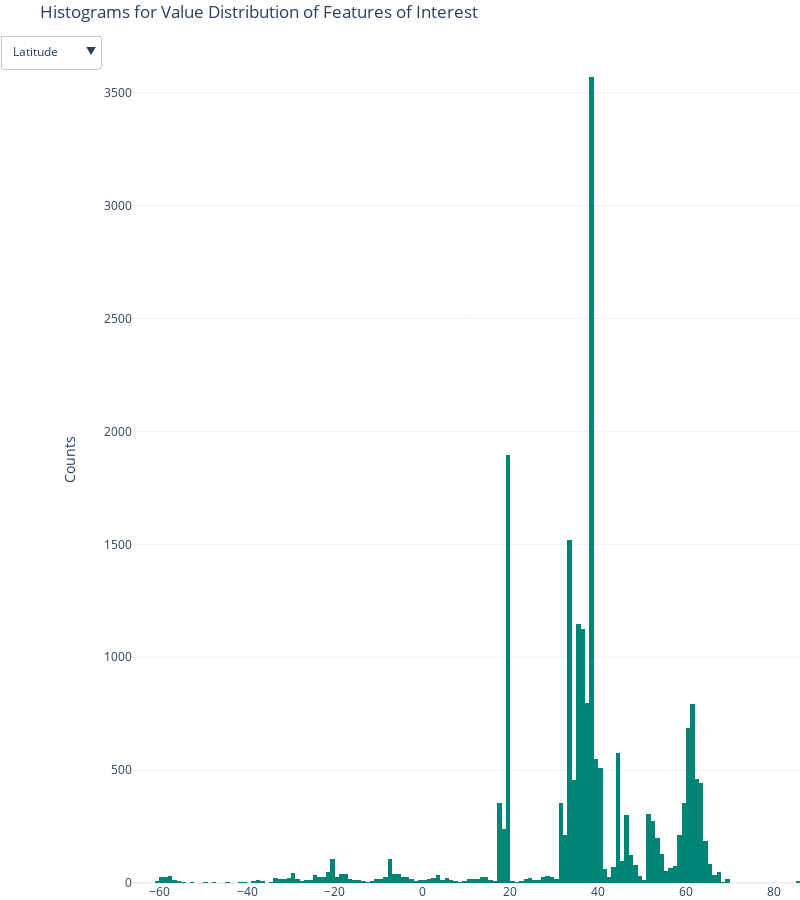

This figure's notebook cell:
### Code cell
import plotly.graph_objects as go

 #Create figure
fig = go.Figure()

# Add surface trace
fig.add_trace(go.Histogram(x=raw_data['latitude'], name='Latitude',marker_color='#008476'))
fig.add_trace(go.Histogram(x=raw_data['longitude'], name='Longitude',marker_color='#e88e40', visible=False))
fig.add_trace(go.Histogram(x=raw_data['depth'], name='Depth',marker_color='#9fd1cc', visible=False))
fig.add_trace(go.Histogram(x=raw_data['mag'], name='Magnitude',marker_color='#508400', visible=False))

# Update plot sizing
fig.update_layout(
    width=800,
    height=900,
    autosize=False,
    margin=dict(t=35, b=0, l=0, r=0),
    template="plotly_white",
)


# Add dropdown
fig.update_layout(
    updatemenus=[
        dict(
            active=0,
            buttons=list([
                dict(label="Latitude",
                     method="update",
                     args=[{"visible": [True, False, False, False]},
                           {"title": "Latitude Histogram",
                            "annotations": []}]),
                dict(label="Longitude",
                     method="update",
                     args=[{"visible": [False, True, False, False]},
                           {"title": "Longitude Histogram",
                            "annotations": "Longitude Histogram"}]),
                dict(label="Depth",
                     method="update",
                     args=[{"visible": [False, False, True, False]},
                           {"title": "Depth Histogram",
                            "annotations": "Depth Histogram"}]),
                dict(label="Magnitude",
                     method="update",
                     args=[{"visible": [False, False, False, True]},
                           {"title": "Magnitude Histogram",
                            "annotations": "Magnitude Histogram"}]),
            ]),
        )
    ])

fig.update_yaxes(
        title_text = "Counts",
        title_standoff = 25)

# Set figure title
fig.update_layout(title_text="Histograms for Value Distribution of Features of Interest")

fig.show()

### Figure 1 — Plotly figure (JSON) as saved in the notebook; plotly's stock layout.template omitted (floating-point values rounded to 4 significant figures; data arrays with more than 128 entries replaced by an {"elided": "..."} marker saying what was removed)
{"data": [{"marker": {"color": "#008476"}, "name": "Latitude", "type": "histogram", "x": {"elided": "20185 float values"}}, {"marker": {"color": "#e88e40"}, "name": "Longitude", "type": "histogram", "visible": false, "x": {"elided": "20185 float values"}}, {"marker": {"color": "#9fd1cc"}, "name": "Depth", "type": "histogram", "visible": false, "x": {"elided": "20185 float values"}}, {"marker": {"color": "#508400"}, "name": "Magnitude", "type": "histogram", "visible": false, "x": {"elided": "20185 float values"}}], "layout": {"autosize": false, "height": 900, "margin": {"b": 0, "l": 0, "r": 0, "t": 35}, "title": {"text": "Histograms for Value Distribution of Features of Interest"}, "updatemenus": [{"active": 0, "buttons": [{"args": [{"visible": [true, false, false, false]}, {"annotations": [], "title": "Latitude Histogram"}], "label": "Latitude", "method": "update"}, {"args": [{"visible": [false, true, false, false]}, {"annotations": "Longitude Histogram", "title": "Longitude Histogram"}], "label": "Longitude", "method": "update"}, {"args": [{"visible": [false, false, true, false]}, {"annotations": "Depth Histogram", "title": "Depth Histogram"}], "label": "Depth", "method": "update"}, {"args": [{"visible": [false, false, false, true]}, {"annotations": "Magnitude Histogram", "title": "Magnitude Histogram"}], "label": "Magnitude", "method": "update"}]}], "width": 800, "yaxis": {"title": {"standoff": 25, "text": "Counts"}}}}
